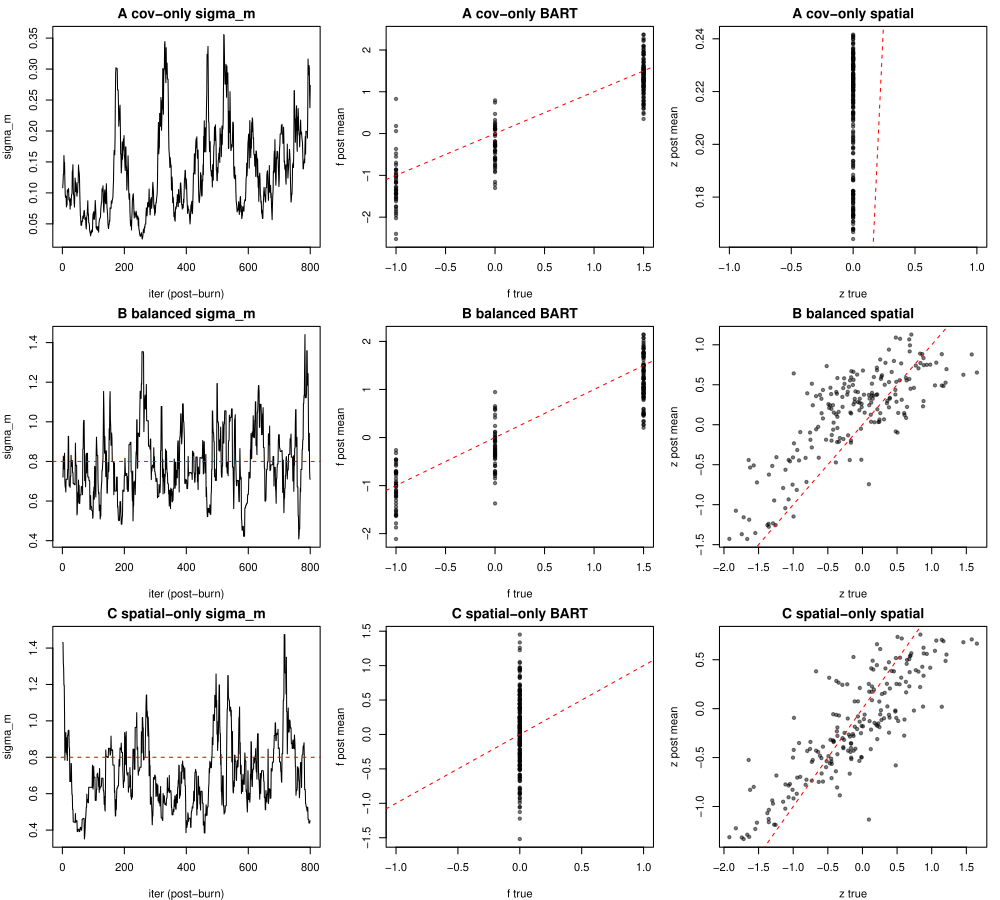

The R source for this figure:
# =============================================================================
# Validation V1 — signal decomposition
# =============================================================================
# Three runs of the Woodbury PG+BART sampler, varying the mixing of signal
# between BART and spatial:
#   A) covariate-only:  f_true = tree-structured,  z_true = 0 (sigma_m_sim = 0)
#   B) balanced:        both signals present                  (Proto 2b setup)
#   C) spatial-only:    f_true = 0,                z_true = GRF
#
# We check that the sampler correctly attributes signal:
#   - In A, posterior sigma_m should be small (no spatial signal)
#   - In C, the BART surface should be ~0 (no covariate signal)
#   - In B, both components should be recovered
# =============================================================================

suppressPackageStartupMessages({
  library(BayesLogit)
  library(Matrix)
  library(INLA)
})
INLA::inla.setOption(fmesher.evolution.warn = FALSE)
source("dev/rbart.R")

# -----------------------------------------------------------------------------
# Helpers (copied from Proto 2b)
# -----------------------------------------------------------------------------
matern_corr <- function(d, kappa, nu = 1) {
  out <- (2^(1 - nu)) / gamma(nu) * (kappa * d)^nu * besselK(kappa * d, nu)
  out[d == 0] <- 1; out
}

make_Qpsi <- function(spde, sigma_m, rho) {
  INLA::inla.spde.precision(spde, theta = c(log(rho), log(sigma_m)))
}

margprob_woodbury <- function(yhat, Omega, A, Q_psi) {
  AtWA  <- Matrix::crossprod(A, as.vector(Omega) * A)
  Qu    <- Matrix::forceSymmetric(AtWA + Q_psi)
  Fchol <- Matrix::Cholesky(Qu, LDL = FALSE, super = FALSE, perm = FALSE)
  rhs   <- as.numeric(Matrix::crossprod(A, Omega * yhat))
  m_u   <- as.numeric(Matrix::solve(Fchol, rhs, system = "A"))
  quad        <- sum(Omega * yhat^2) - sum(rhs * m_u)
  logdet_W    <- sum(log(Omega))
  logdet_Qpsi <- as.numeric(Matrix::determinant(Q_psi, logarithm = TRUE)$modulus)
  logdet_Qu   <- as.numeric(Matrix::determinant(Qu,    logarithm = TRUE)$modulus)
  N <- length(yhat)
  mlik <- 0.5 * (-N * log(2 * pi) + logdet_W + logdet_Qpsi - logdet_Qu - quad)
  list(mlik = mlik, m_u = m_u, Fchol = Fchol)
}

draw_z_woodbury <- function(m_u, Fchol, A) {
  eta <- rnorm(length(m_u))
  u   <- m_u + as.numeric(Matrix::solve(Fchol, eta, system = "Lt"))
  as.numeric(A %*% u)
}

# Single MCMC run, returns posterior summaries
run_sampler <- function(X, locs, n_i, k_i, f_true, z_true,
                        n_iter = 1200, burn = 400, label = "") {
  n_cl <- nrow(X)

  # Mesh and SPDE
  mesh <- INLA::inla.mesh.2d(loc = locs, max.edge = c(0.08, 0.25), cutoff = 0.03)
  spde <- INLA::inla.spde2.pcmatern(mesh, prior.range = c(0.1, 0.5),
                                          prior.sigma = c(1.0, 0.5))
  A <- as(INLA::inla.spde.make.A(mesh = mesh, loc = locs), "CsparseMatrix")

  # Priors
  m_trees <- 20
  tau2    <- (3 / (2 * sqrt(m_trees)))^2
  alpha_bart <- 0.95; beta_bart <- 2

  d_dim <- 2; rho_0 <- 0.10; sigma_0 <- 2.0; alpha_1 <- 0.05; alpha_2 <- 0.05
  lam1 <- -log(alpha_1) * rho_0^(d_dim/2)
  lam2 <- -log(alpha_2) / sigma_0
  log_pc_prior <- function(rho, sigma_m) {
    log(d_dim/2) + log(lam1) + log(lam2) -
      (d_dim/2 + 1) * log(rho) - lam1 * rho^(-d_dim/2) - lam2 * sigma_m
  }

  # State
  ensemble  <- ensemble_init(m_trees, init_val = 0)
  z         <- rep(0, n_cl)
  sigma_m   <- 0.8
  rho       <- 0.5
  f_current <- rep(0, n_cl)

  # Storage
  sigma_m_draws <- numeric(n_iter)
  rho_draws     <- numeric(n_iter)
  f_draws       <- matrix(NA_real_, n_iter, n_cl)
  z_draws       <- matrix(NA_real_, n_iter, n_cl)
  accept_psi    <- logical(n_iter)

  sd_log <- 0.15
  t0 <- Sys.time()
  for (it in seq_len(n_iter)) {
    eta   <- f_current + z
    Omega <- rpg(num = n_cl, h = n_i, z = eta)
    ybar  <- (k_i - n_i / 2) / Omega

    sweep <- ensemble_sweep(ensemble, X, ybar - z, Omega, tau2,
                            alpha = alpha_bart, beta = beta_bart)
    ensemble  <- sweep$ensemble
    f_current <- sweep$fit

    yhat   <- ybar - f_current
    Q_psi  <- make_Qpsi(spde, sigma_m, rho)
    curr   <- margprob_woodbury(yhat, Omega, A, Q_psi)

    sigma_m_p <- exp(log(sigma_m) + rnorm(1, 0, sd_log))
    rho_p     <- exp(log(rho)     + rnorm(1, 0, sd_log))
    Q_psi_p   <- make_Qpsi(spde, sigma_m_p, rho_p)
    prop      <- margprob_woodbury(yhat, Omega, A, Q_psi_p)
    log_alpha <- (prop$mlik + log_pc_prior(rho_p, sigma_m_p)) -
                 (curr$mlik + log_pc_prior(rho,   sigma_m))   +
                 (log(sigma_m_p) + log(rho_p)) -
                 (log(sigma_m)   + log(rho))
    if (is.finite(log_alpha) && log(runif(1)) < log_alpha) {
      sigma_m <- sigma_m_p; rho <- rho_p
      accepted <- prop; accept_psi[it] <- TRUE
    } else { accepted <- curr }

    z <- draw_z_woodbury(accepted$m_u, accepted$Fchol, A)

    sigma_m_draws[it] <- sigma_m
    rho_draws[it]     <- rho
    f_draws[it, ]     <- f_current
    z_draws[it, ]     <- z

    if (it %% 200 == 0) {
      cat(sprintf("  [%s] iter %4d  sigma_m=%.3f  rho=%.3f  RMSE(f)=%.3f  RMSE(z)=%.3f  acc=%.2f\n",
                  label, it, sigma_m, rho,
                  sqrt(mean((f_current - f_true)^2)),
                  sqrt(mean((z       - z_true)^2)),
                  mean(accept_psi[seq_len(it)])))
    }
  }
  t1 <- Sys.time()
  cat(sprintf("  [%s] elapsed: %s\n", label, format(t1 - t0)))

  keep <- (burn + 1):n_iter
  list(
    sigma_m_post = sigma_m_draws[keep],
    rho_post     = rho_draws[keep],
    f_post       = colMeans(f_draws[keep, ]),
    z_post       = colMeans(z_draws[keep, ]),
    f_true       = f_true,
    z_true       = z_true,
    accept_psi   = mean(accept_psi),
    label        = label
  )
}

# -----------------------------------------------------------------------------
# Shared simulation skeleton: locations, X, n_i, k_i  -- vary f_true, z_true
# -----------------------------------------------------------------------------
gen_data <- function(seed, n_cl = 200,
                     covariate_signal = TRUE,
                     spatial_signal   = TRUE,
                     sigma_m_sim = 0.8, rho_sim = 0.3) {
  set.seed(seed)
  nu <- 1
  x1 <- runif(n_cl); x2 <- runif(n_cl)
  X  <- cbind(x1, x2); colnames(X) <- c("x1", "x2")
  locs <- cbind(runif(n_cl), runif(n_cl))
  n_i  <- as.numeric(sample(5:15, n_cl, replace = TRUE))

  if (covariate_signal) {
    f_true <- ifelse(x1 < 0.5, 1.5, ifelse(x2 < 0.5, -1.0, 0))
  } else {
    f_true <- rep(0, n_cl)
  }
  if (spatial_signal) {
    D <- as.matrix(dist(locs))
    kappa_sim <- sqrt(8 * nu) / rho_sim
    Sz <- sigma_m_sim^2 * matern_corr(D, kappa_sim, nu) + 1e-6 * diag(n_cl)
    z_true <- as.vector(t(chol(Sz)) %*% rnorm(n_cl))
  } else {
    z_true <- rep(0, n_cl)
  }
  eta_true <- f_true + z_true
  p_true   <- plogis(eta_true)
  k_i      <- vapply(seq_len(n_cl),
                     function(i) sum(rbinom(n_i[i], 1, p_true[i])),
                     numeric(1))
  list(X = X, locs = locs, n_i = n_i, k_i = k_i,
       f_true = f_true, z_true = z_true,
       sigma_m_sim = if (spatial_signal) sigma_m_sim else 0,
       rho_sim = if (spatial_signal) rho_sim else NA)
}

# -----------------------------------------------------------------------------
# Run the three scenarios
# -----------------------------------------------------------------------------
SEED <- 2024
N_ITER <- 1200; BURN <- 400

cat("\n=== Scenario A: covariate-only (no spatial signal) ===\n")
dat_A <- gen_data(SEED, covariate_signal = TRUE, spatial_signal = FALSE)
res_A <- run_sampler(dat_A$X, dat_A$locs, dat_A$n_i, dat_A$k_i,
                     dat_A$f_true, dat_A$z_true,
                     n_iter = N_ITER, burn = BURN, label = "A:cov-only")

cat("\n=== Scenario B: balanced (covariate + spatial) ===\n")
dat_B <- gen_data(SEED, covariate_signal = TRUE, spatial_signal = TRUE)
res_B <- run_sampler(dat_B$X, dat_B$locs, dat_B$n_i, dat_B$k_i,
                     dat_B$f_true, dat_B$z_true,
                     n_iter = N_ITER, burn = BURN, label = "B:balanced")

cat("\n=== Scenario C: spatial-only (no covariate signal) ===\n")
dat_C <- gen_data(SEED, covariate_signal = FALSE, spatial_signal = TRUE)
res_C <- run_sampler(dat_C$X, dat_C$locs, dat_C$n_i, dat_C$k_i,
                     dat_C$f_true, dat_C$z_true,
                     n_iter = N_ITER, burn = BURN, label = "C:spatial-only")

# -----------------------------------------------------------------------------
# Summary table
# -----------------------------------------------------------------------------
summarize_run <- function(res, dat) {
  c(scenario      = res$label,
    sigma_m_true  = sprintf("%.2f", dat$sigma_m_sim),
    sigma_m_mean  = sprintf("%.3f", mean(res$sigma_m_post)),
    sigma_m_95CI  = sprintf("[%.2f, %.2f]",
                            quantile(res$sigma_m_post, 0.025),
                            quantile(res$sigma_m_post, 0.975)),
    rho_mean      = sprintf("%.3f", mean(res$rho_post)),
    BART_RMSE     = sprintf("%.3f", sqrt(mean((res$f_post - res$f_true)^2))),
    BART_max_abs  = sprintf("%.3f", max(abs(res$f_post))),
    z_RMSE        = sprintf("%.3f", sqrt(mean((res$z_post - res$z_true)^2))),
    z_max_abs     = sprintf("%.3f", max(abs(res$z_post))),
    psi_acc       = sprintf("%.2f", res$accept_psi))
}

cat("\n=== Decomposition validation summary ===\n")
tbl <- rbind(summarize_run(res_A, dat_A),
             summarize_run(res_B, dat_B),
             summarize_run(res_C, dat_C))
print(tbl, quote = FALSE)

cat("\nKey checks:\n")
cat("- Scenario A (no spatial signal):\n")
cat(sprintf("    posterior sigma_m mean %.3f  (should be small, well below 0.8)\n",
            mean(res_A$sigma_m_post)))
cat(sprintf("    posterior z RMSE %.3f vs zero truth (should be small)\n",
            sqrt(mean(res_A$z_post^2))))
cat("- Scenario C (no covariate signal):\n")
cat(sprintf("    BART max |f_post| %.3f  (should be near 0 across covariate space)\n",
            max(abs(res_C$f_post))))
cat(sprintf("    BART RMSE vs zero truth %.3f\n",
            sqrt(mean(res_C$f_post^2))))

# -----------------------------------------------------------------------------
# Plots
# -----------------------------------------------------------------------------
pdf("dev/05_validation_decomposition.pdf", width = 10, height = 9)
op <- par(mfrow = c(3, 3), mar = c(4, 4, 2, 1))

plot_row <- function(res, label) {
  plot(res$sigma_m_post, type = "l", xlab = "iter (post-burn)", ylab = "sigma_m",
       main = paste(label, "sigma_m"))
  abline(h = if (grepl("spatial-only", label) || grepl("balanced", label)) 0.8 else 0,
         col = "red", lty = 2)
  plot(res$f_true, res$f_post, pch = 20, col = rgb(0,0,0,0.5),
       xlab = "f true", ylab = "f post mean", main = paste(label, "BART"))
  abline(0, 1, col = "red", lty = 2)
  plot(res$z_true, res$z_post, pch = 20, col = rgb(0,0,0,0.5),
       xlab = "z true", ylab = "z post mean", main = paste(label, "spatial"))
  abline(0, 1, col = "red", lty = 2)
}
plot_row(res_A, "A cov-only")
plot_row(res_B, "B balanced")
plot_row(res_C, "C spatial-only")
par(op); dev.off()
cat("\nDiagnostics saved to dev/05_validation_decomposition.pdf\n")

saveRDS(list(A = res_A, B = res_B, C = res_C), "dev/05_validation_decomposition.rds")
